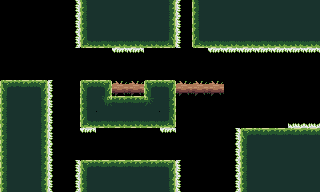

A level layout from a 2D game, rendered from its tile map. Below: a short description, then the map file with its tile-grid data intact:
An orthogonal 20x12 tile map with 16x16 px tiles, 1 tile layer (Vrstva dlaždic 1) and 33 objects.

<map version="1.8" tiledversion="1.8.5" orientation="orthogonal" renderorder="right-down" width="20" height="12" tilewidth="16" tileheight="16" infinite="0" nextlayerid="6" nextobjectid="45">
 <tileset firstgid="1" source="../biom2.tsx" />
 <layer id="1" name="Vrstva dlaždic 1" width="20" height="12">
  <data encoding="csv">
0,0,0,0,9,10,11,11,11,11,12,7,10,11,11,11,11,11,11,11,
0,0,0,0,9,10,11,11,11,11,12,7,10,11,11,11,11,11,11,11,
0,0,0,0,9,16,17,17,17,17,18,7,16,17,17,17,17,17,17,17,
0,0,0,0,0,0,0,2,2,0,0,0,0,2,2,2,2,2,2,2,
0,0,0,0,0,0,0,0,0,0,0,0,0,0,0,0,0,0,0,0,
4,5,6,7,0,4,6,20,20,4,6,20,20,20,0,0,0,0,0,0,
10,11,12,7,0,10,34,5,5,36,12,0,0,0,0,0,0,0,0,0,
10,11,12,7,0,16,17,17,17,17,18,0,0,0,0,0,0,0,14,14,
10,11,12,7,0,2,0,0,0,0,2,0,0,0,9,4,5,5,5,5,
10,11,12,7,0,0,0,0,0,0,0,0,0,0,9,10,11,11,11,11,
10,11,12,7,9,4,5,5,5,5,6,7,0,0,9,10,11,11,11,11,
10,11,12,7,9,10,11,11,11,11,12,7,0,0,9,10,11,11,11,11
</data>
 </layer>
 <objectgroup id="2" name="Entry">
  <object id="30" x="0" y="48" width="16" height="32" />
 </objectgroup>
 <objectgroup id="3" name="cup">
  <object id="29" x="112" y="144" width="16" height="16" />
 </objectgroup>
 <objectgroup id="4" name="collision">
  <object id="1" x="0" y="80" width="16" height="112" />
  <object id="2" x="16" y="80" width="16" height="16" />
  <object id="3" x="32" y="80" width="16" height="112" />
  <object id="5" x="80" y="160" width="16" height="32" />
  <object id="6" x="96" y="160" width="64" height="16" />
  <object id="7" x="160" y="160" width="16" height="32" />
  <object id="8" x="160" y="80" width="16" height="48" />
  <object id="9" x="144" y="80" width="16" height="16" />
  <object id="16" x="96" y="80" width="16" height="16" />
  <object id="17" x="80" y="80" width="16" height="48" />
  <object id="18" x="96" y="112" width="64" height="16" />
  <object id="19" x="112" y="80" width="32" height="16" />
  <object id="20" x="176" y="80" width="48" height="16" />
  <object id="21" x="80" y="0" width="16" height="48" />
  <object id="22" x="96" y="32" width="64" height="16" />
  <object id="23" x="160" y="0" width="16" height="48" />
  <object id="24" x="192" y="0" width="16" height="48" />
  <object id="25" x="208" y="32" width="112" height="16" />
  <object id="26" x="240" y="128" width="80" height="16" />
  <object id="27" x="240" y="144" width="16" height="48" />
 </objectgroup>
 <objectgroup id="5" name="kill">
  <object id="31" x="78.25" y="0.625" width="1.5" height="47" />
  <object id="34" x="112.88" y="48.125" width="30.5" height="1.625" />
  <object id="35" x="175.875" y="-0.375" width="1.375" height="48.125" />
  <object id="36" x="208.25" y="48.375" width="111.375" height="1.375" />
  <object id="37" x="287.875" y="126.25" width="32.125" height="2" />
  <object id="39" x="238.625" y="127.875" width="1" height="64" />
  <object id="40" x="176.125" y="159.75" width="1.125" height="32.125" />
  <object id="41" x="160.25" y="128.375" width="15.5" height="0.875" />
  <object id="42" x="80.25" y="128.125" width="15.375" height="1.125" />
  <object id="43" x="79.125" y="160.375" width="1.125" height="31.375" />
  <object id="44" x="48" y="80" width="1.75" height="111.5" />
 </objectgroup>
</map>